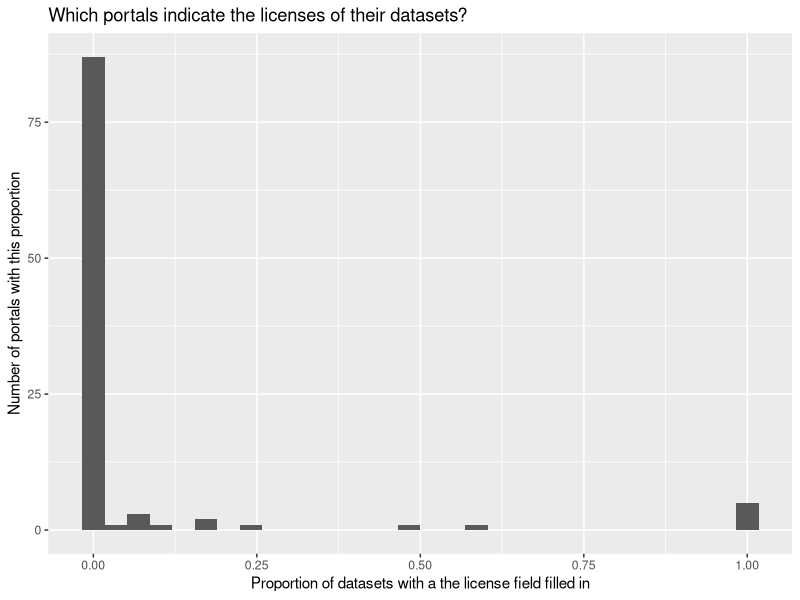

Generate this figure with R:
library(ggplot2)

l <- read.csv('licensing.csv')
l$prop <- l$no_license / l$all


p1 <- ggplot(l) + aes(x = prop) + geom_histogram() +
  scale_x_continuous('Proportion of datasets with a the license field filled in') +
  scale_y_continuous('Number of portals with this proportion') +
  ggtitle('Which portals indicate the licenses of their datasets?')
